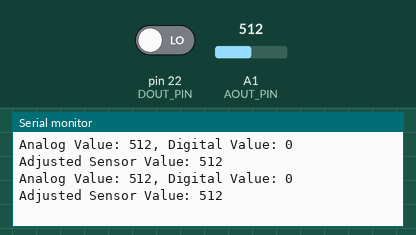
Recording of a sketch running on a simulated Arduino Mega 2560, built with avr-gcc and run on an emulated ATmega2560. Shown: the last lines printed to the serial monitor. Inputs (shaded band) come from the test bench; at power-on: A1 (AOUT_PIN) = 512, pin 22 (DOUT_PIN) LOW.

Above: at 1.8 s.
1.9 s: A1 (AOUT_PIN) set to 716
At 2.8 s:
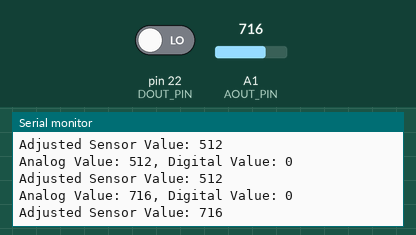
3.4 s: pin 22 (DOUT_PIN) driven HIGH
4.9 s: A1 (AOUT_PIN) set to 900
At 5.8 s:
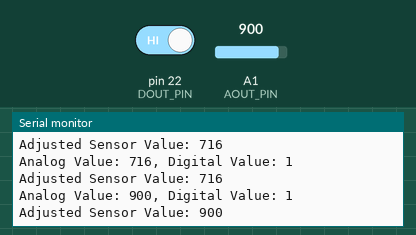
6.4 s: pin 22 (DOUT_PIN) driven LOW
Timing chart, 0 to 8.9 s (numbered marks = the images above; inputs shaded):
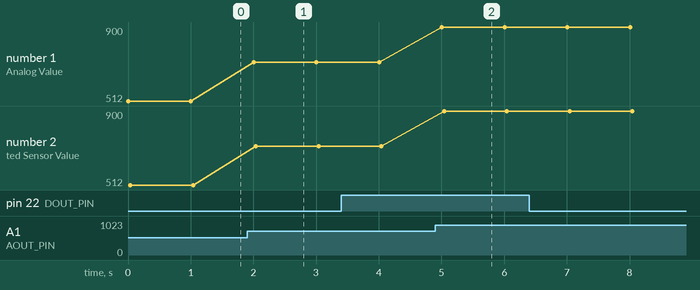

The sketch:

sketch_jun17a.ino
```cpp
const int AOUT_PIN = A1;    // Analog pin for AOUT
const int DOUT_PIN = 22;    // Digital pin for DOUT

void setup() {
  Serial.begin(9600);       // Initialize Serial Monitor

  pinMode(DOUT_PIN, INPUT); // Set DOUT pin as input
}

void loop() {
  int sensorValue = analogRead(AOUT_PIN);   // Read analog value from AOUT pin
  int digitalValue = digitalRead(DOUT_PIN); // Read digital value from DOUT pin

  // Calibration: Determine the baseline value in an environment with no CO
  int baselineValue = 0;                    // Adjust this value based on calibration

  // Adjust the sensor value by subtracting the baseline value
  int adjustedSensorValue = sensorValue - baselineValue;

  // Print the sensor values to the Serial Monitor
  Serial.print("Analog Value: ");
  Serial.print(sensorValue);
  Serial.print(", Digital Value: ");
  Serial.println(digitalValue);

  // Print the adjusted sensor value to the Serial Monitor
  Serial.print("Adjusted Sensor Value: ");
  Serial.println(adjustedSensorValue);

  delay(1000);  // Delay for a second before taking the next reading
}
```

Measured:
- after the input at 1.9 s, the serial monitor: prints a new line after 0.10 s (image 1)
- after the input at 4.9 s, the serial monitor: prints a new line after 0.11 s (image 2)
- plotted number 1: 512 → 716 after the input at 1.9 s, 716 → 900 after the input at 4.9 s
- plotted number 2: 512 → 716 after the input at 1.9 s, 716 → 900 after the input at 4.9 s
